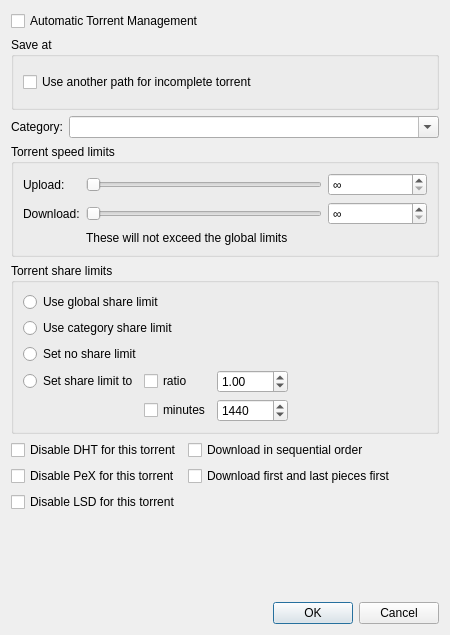
<?xml version="1.0" encoding="UTF-8"?>
<ui version="4.0">
 <class>TorrentOptionsDialog</class>
 <widget class="QDialog" name="TorrentOptionsDialog">
  <property name="geometry">
   <rect>
    <x>0</x>
    <y>0</y>
    <width>450</width>
    <height>635</height>
   </rect>
  </property>
  <property name="windowTitle">
   <string>Torrent Options</string>
  </property>
  <layout class="QVBoxLayout" name="verticalLayout_3">
   <item>
    <widget class="QCheckBox" name="checkAutoTMM">
     <property name="toolTip">
      <string>Automatic mode means that various torrent properties (e.g. save path) will be decided by the associated category</string>
     </property>
     <property name="text">
      <string>Automatic Torrent Management</string>
     </property>
    </widget>
   </item>
   <item>
    <widget class="QGroupBox" name="groupBoxSavePath">
     <property name="title">
      <string>Save at</string>
     </property>
     <layout class="QVBoxLayout" name="verticalLayout_2">
      <item>
       <widget class="FileSystemPathComboEdit" name="savePath" native="true"/>
      </item>
      <item>
       <widget class="QCheckBox" name="checkUseDownloadPath">
        <property name="text">
         <string>Use another path for incomplete torrent</string>
        </property>
       </widget>
      </item>
      <item>
       <widget class="FileSystemPathComboEdit" name="downloadPath" native="true">
        <property name="enabled">
         <bool>false</bool>
        </property>
       </widget>
      </item>
     </layout>
    </widget>
   </item>
   <item>
    <layout class="QGridLayout" name="gridLayout_4">
     <item row="0" column="1">
      <widget class="QComboBox" name="comboCategory">
       <property name="sizePolicy">
        <sizepolicy hsizetype="Expanding" vsizetype="Fixed">
         <horstretch>0</horstretch>
         <verstretch>0</verstretch>
        </sizepolicy>
       </property>
       <property name="editable">
        <bool>true</bool>
       </property>
       <property name="maxVisibleItems">
        <number>2147483647</number>
       </property>
       <property name="insertPolicy">
        <enum>QComboBox::InsertAtTop</enum>
       </property>
      </widget>
     </item>
     <item row="0" column="0">
      <widget class="QLabel" name="labelCategory">
       <property name="text">
        <string>Category:</string>
       </property>
      </widget>
     </item>
    </layout>
   </item>
   <item>
    <widget class="QGroupBox" name="groupBox">
     <property name="title">
      <string>Torrent speed limits</string>
     </property>
     <layout class="QGridLayout" name="gridLayout_2">
      <item row="1" column="0">
       <widget class="QLabel" name="label_2">
        <property name="text">
         <string>Download:</string>
        </property>
       </widget>
      </item>
      <item row="1" column="2">
       <widget class="QSpinBox" name="spinDownloadLimit">
        <property name="specialValueText">
         <string>∞</string>
        </property>
        <property name="suffix">
         <string> KiB/s</string>
        </property>
        <property name="maximum">
         <number>2000000</number>
        </property>
       </widget>
      </item>
      <item row="0" column="2">
       <widget class="QSpinBox" name="spinUploadLimit">
        <property name="specialValueText">
         <string>∞</string>
        </property>
        <property name="suffix">
         <string> KiB/s</string>
        </property>
        <property name="maximum">
         <number>2000000</number>
        </property>
       </widget>
      </item>
      <item row="2" column="1" colspan="2">
       <widget class="QLabel" name="labelWarning">
        <property name="text">
         <string>These will not exceed the global limits</string>
        </property>
       </widget>
      </item>
      <item row="0" column="0">
       <widget class="QLabel" name="label">
        <property name="text">
         <string>Upload:</string>
        </property>
       </widget>
      </item>
      <item row="0" column="1">
       <widget class="QSlider" name="sliderUploadLimit">
        <property name="orientation">
         <enum>Qt::Horizontal</enum>
        </property>
       </widget>
      </item>
      <item row="1" column="1">
       <widget class="QSlider" name="sliderDownloadLimit">
        <property name="orientation">
         <enum>Qt::Horizontal</enum>
        </property>
       </widget>
      </item>
     </layout>
    </widget>
   </item>
   <item>
    <widget class="QGroupBox" name="groupBox_2">
     <property name="title">
      <string>Torrent share limits</string>
     </property>
     <layout class="QVBoxLayout" name="verticalLayout">
      <item>
       <widget class="QRadioButton" name="radioUseGlobalShareLimits">
        <property name="text">
         <string>Use global share limit</string>
        </property>
        <attribute name="buttonGroup">
         <string notr="true">buttonGroup</string>
        </attribute>
       </widget>
      </item>
      <item>
       <widget class="QRadioButton" name="radioUseCategoryShareLimits">
        <property name="text">
         <string>Use category share limit</string>
        </property>
        <attribute name="buttonGroup">
         <string notr="true">buttonGroup</string>
        </attribute>
       </widget>
      </item>
      <item>
       <widget class="QRadioButton" name="radioNoLimit">
        <property name="text">
         <string>Set no share limit</string>
        </property>
        <attribute name="buttonGroup">
         <string notr="true">buttonGroup</string>
        </attribute>
       </widget>
      </item>
      <item>
       <layout class="QGridLayout" name="gridLayout">
        <item row="0" column="0">
         <widget class="QRadioButton" name="radioTorrentLimit">
          <property name="text">
           <string>Set share limit to</string>
          </property>
          <attribute name="buttonGroup">
           <string notr="true">buttonGroup</string>
          </attribute>
         </widget>
        </item>
        <item row="1" column="1">
         <widget class="QCheckBox" name="checkMaxTime">
          <property name="text">
           <string>minutes</string>
          </property>
         </widget>
        </item>
        <item row="0" column="2">
         <widget class="QDoubleSpinBox" name="spinRatioLimit">
          <property name="maximum">
           <double>9999.000000000000000</double>
          </property>
          <property name="singleStep">
           <double>0.050000000000000</double>
          </property>
          <property name="value">
           <double>1.000000000000000</double>
          </property>
         </widget>
        </item>
        <item row="1" column="2">
         <widget class="QSpinBox" name="spinTimeLimit">
          <property name="maximum">
           <number>525600</number>
          </property>
          <property name="value">
           <number>1440</number>
          </property>
         </widget>
        </item>
        <item row="1" column="3">
         <spacer name="horizontalSpacer">
          <property name="orientation">
           <enum>Qt::Horizontal</enum>
          </property>
          <property name="sizeHint" stdset="0">
           <size>
            <width>40</width>
            <height>20</height>
           </size>
          </property>
         </spacer>
        </item>
        <item row="0" column="1">
         <widget class="QCheckBox" name="checkMaxRatio">
          <property name="text">
           <string>ratio</string>
          </property>
         </widget>
        </item>
       </layout>
      </item>
     </layout>
    </widget>
   </item>
   <item>
    <layout class="QGridLayout" name="gridLayout_3">
     <item row="0" column="0">
      <widget class="QCheckBox" name="checkDisableDHT">
       <property name="text">
        <string>Disable DHT for this torrent</string>
       </property>
      </widget>
     </item>
     <item row="0" column="1">
      <widget class="QCheckBox" name="checkSequential">
       <property name="text">
        <string>Download in sequential order</string>
       </property>
      </widget>
     </item>
     <item row="0" column="2">
      <spacer name="horizontalSpacer_2">
       <property name="orientation">
        <enum>Qt::Horizontal</enum>
       </property>
       <property name="sizeHint" stdset="0">
        <size>
         <width>40</width>
         <height>20</height>
        </size>
       </property>
      </spacer>
     </item>
     <item row="1" column="0">
      <widget class="QCheckBox" name="checkDisablePEX">
       <property name="text">
        <string>Disable PeX for this torrent</string>
       </property>
      </widget>
     </item>
     <item row="1" column="1">
      <widget class="QCheckBox" name="checkFirstLastPieces">
       <property name="text">
        <string>Download first and last pieces first</string>
       </property>
      </widget>
     </item>
     <item row="2" column="0">
      <widget class="QCheckBox" name="checkDisableLSD">
       <property name="text">
        <string>Disable LSD for this torrent</string>
       </property>
      </widget>
     </item>
    </layout>
   </item>
   <item>
    <spacer name="verticalSpacer">
     <property name="orientation">
      <enum>Qt::Vertical</enum>
     </property>
     <property name="sizeHint" stdset="0">
      <size>
       <width>20</width>
       <height>0</height>
      </size>
     </property>
    </spacer>
   </item>
   <item>
    <widget class="QDialogButtonBox" name="buttonBox">
     <property name="standardButtons">
      <set>QDialogButtonBox::Cancel|QDialogButtonBox::Ok</set>
     </property>
    </widget>
   </item>
  </layout>
 </widget>
 <customwidgets>
  <customwidget>
   <class>FileSystemPathComboEdit</class>
   <extends>QWidget</extends>
   <header>gui/fspathedit.h</header>
   <container>1</container>
  </customwidget>
 </customwidgets>
 <resources/>
 <connections>
  <connection>
   <sender>buttonBox</sender>
   <signal>rejected()</signal>
   <receiver>TorrentOptionsDialog</receiver>
   <slot>reject()</slot>
   <hints>
    <hint type="sourcelabel">
     <x>221</x>
     <y>73</y>
    </hint>
    <hint type="destinationlabel">
     <x>221</x>
     <y>82</y>
    </hint>
   </hints>
  </connection>
  <connection>
   <sender>buttonBox</sender>
   <signal>accepted()</signal>
   <receiver>TorrentOptionsDialog</receiver>
   <slot>accept()</slot>
   <hints>
    <hint type="sourcelabel">
     <x>277</x>
     <y>59</y>
    </hint>
    <hint type="destinationlabel">
     <x>343</x>
     <y>80</y>
    </hint>
   </hints>
  </connection>
 </connections>
 <buttongroups>
  <buttongroup name="buttonGroup"/>
 </buttongroups>
</ui>
